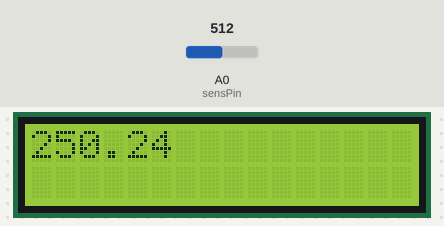
Simulated run of this sketch. Board: Arduino Uno, built with avr-gcc and run on an emulated ATmega328P. Parts: 16×2 character LCD. The test bench sets the inputs (shaded band); at power-on: A0 (sensPin) = 512.

Above: at 1.2 s.
1.3 s: A0 (sensPin) set to 716
At 3.2 s:
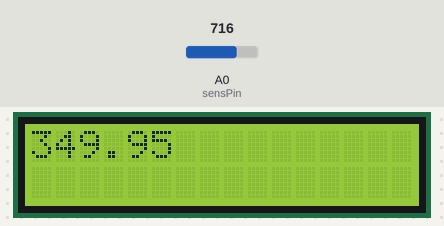
3.5 s: A0 (sensPin) set to 900
At 4.7 s:
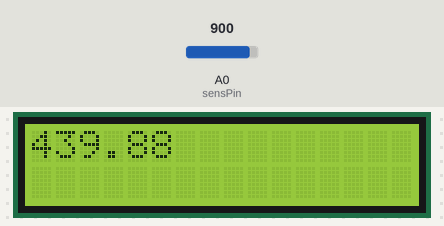
5.6 s: A0 (sensPin) set to 1023
At 7.0 s:
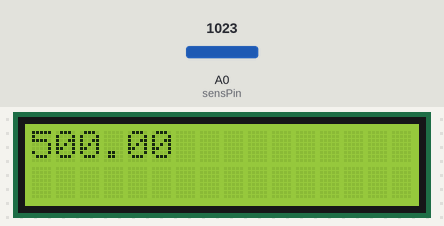
Timing chart, 0 to 8.6 s (numbered marks = the images above; inputs shaded):
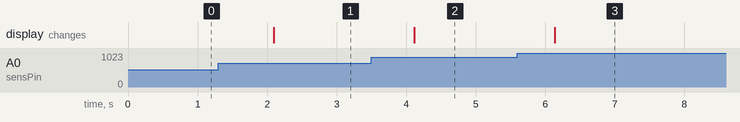

The sketch:

LM35_LCD.ino
```cpp
#include <Wire.h>
#include <LiquidCrystal_I2C.h>
LiquidCrystal_I2C lcd(0x27,16,2);
int sensPin = A0;
float temp;
float voltage;

void setup() {
  // put your setup code here, to run once:
  lcd.init();
  lcd.backlight();
}

void loop() {
  // put your main code here, to run repeatedly:
  int sensvalue = analogRead(A0);
  float voltage = sensvalue * (5.0/1023.0);
  //lcd.print(voltage);
  //delay(1000);
  float temp = voltage*100;
  lcd.clear();

  lcd.setCursor(0,0);
  lcd.print(temp);
  lcd.print(" ");
  delay(1000);
}
```

Measured:
- after the input at 1.3 s, the display: changes after 0.80 s (image 1)
- after the input at 3.5 s, the display: changes after 0.62 s (image 2)
- after the input at 5.6 s, the display: changes after 0.54 s (image 3)
